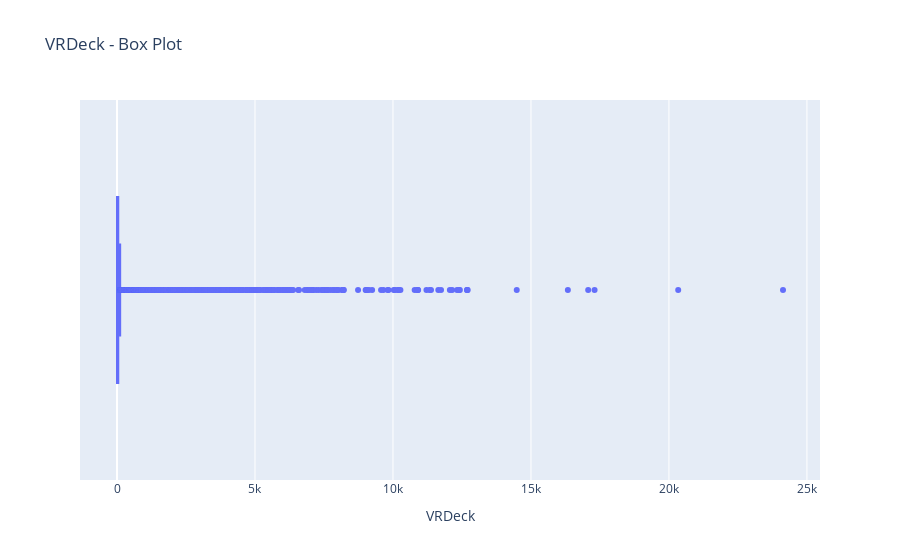

Write notebook code for a chart like this one.
### Code cell
fig_bp_vrdeck = plt.box(train_data, x="VRDeck", title="VRDeck - Box Plot")
fig_bp_vrdeck.update_layout(xaxis_title="VRDeck", yaxis_title="")
fig_bp_vrdeck.show()

### Figure 1 — Plotly figure (JSON) as saved in the notebook; plotly's stock layout.template omitted (floating-point values rounded to 4 significant figures; data arrays with more than 128 entries replaced by an {"elided": "..."} marker saying what was removed)
{"data": [{"alignmentgroup": "True", "hovertemplate": "VRDeck=%{x}<extra></extra>", "legendgroup": "", "marker": {"color": "#636efa"}, "name": "", "notched": false, "offsetgroup": "", "orientation": "h", "showlegend": false, "type": "box", "x": {"elided": "8693 int values"}, "x0": " ", "xaxis": "x", "y0": " ", "yaxis": "y"}], "layout": {"boxmode": "group", "legend": {"tracegroupgap": 0}, "title": {"text": "VRDeck - Box Plot"}, "xaxis": {"anchor": "y", "domain": [0, 1], "title": {"text": "VRDeck"}}, "yaxis": {"anchor": "x", "domain": [0, 1], "title": {"text": ""}}}}
